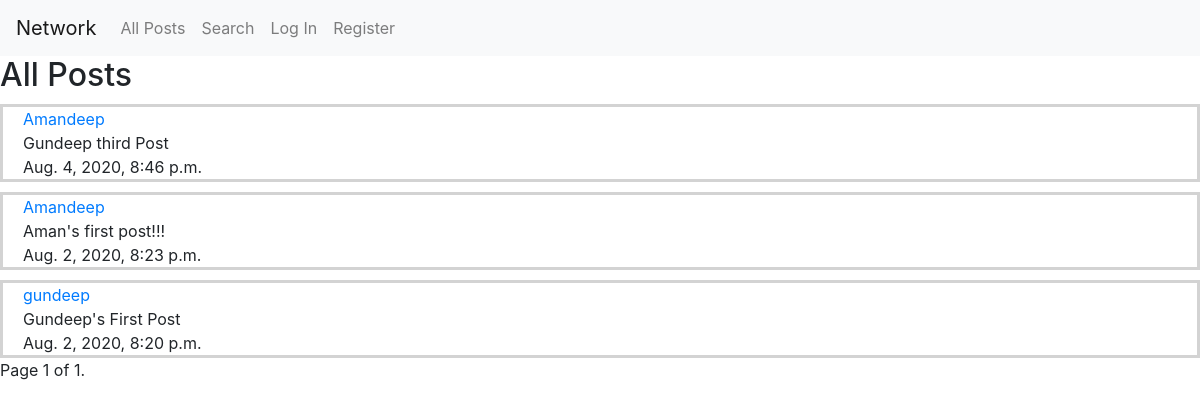
The page / on the database its author committed.
### network/models.py (models this page shows)
class Post(models.Model):
    content = models.CharField(max_length=140,blank=True)
    owner = models.ForeignKey("User", on_delete=models.CASCADE, related_name="user")
    creation_time = models.DateTimeField(auto_now_add=True)
    scope = models.CharField(max_length=140,blank=True)

class User(AbstractUser):
    pass

### network/views.py (the view)
# urls.py: path("", views.index, name="index"),
def index(request):
    isSignedIn=False
    if request.user.is_authenticated:
        isSignedIn=True
    posts=Post.objects.order_by("-creation_time").all()
    likeMap=likeCounts(posts)
    celebrityUsers=celebrities(posts)
    finalPostList=[]
    finalPostList= filterPosts(posts,isSignedIn, request.user)
    page_obj = pagination(finalPostList, request)
    return render(request, "network/index.html", {
        "posts": page_obj,
        "likes":likeMap,
        "isSignedIn": isSignedIn,
        "celebrityList":celebrityUsers
    })

### network/templatetags/template_name.py (called while the page is built)
@register.filter
def contains(list, item):
    if item in list:
        return True
    else:
        return False

### network/views.py (called while the page is built)
def filterPosts(posts, isSignedIn, user):
    finalPostList=[]
    for post in posts:
        if post.scope == "all":
            finalPostList.append(post)
        elif isSignedIn and post.owner == user:
            finalPostList.append(post)
        elif isSignedIn and post.scope == "followings" and Follow.objects.filter(follower=post.owner, following=user).count()>0:
            finalPostList.append(post)
        elif isSignedIn and post.scope == "followers" and Follow.objects.filter(follower=user, following=post.owner).count()>0:
            finalPostList.append(post)
    return finalPostList

def pagination(finalPostList,request):
    paginator = Paginator(finalPostList, 10)
    page_number = request.GET.get('page')
    page_obj = paginator.get_page(page_number)
    return page_obj

def likeCounts(posts):
    likeMap={}
    for post in posts:
        likeMap[post.id]=Likes.objects.filter(post=post, like=True).all().count()
    return likeMap

def celebrities(posts):
    celebrityUsers=[]
    for post in posts:
        if Follow.objects.filter(following=post.owner).count()>10 and post.owner not in celebrityUsers:
            celebrityUsers.append(post.owner)
    return celebrityUsers

### network/templates/network/index.html (shortened to what this page needs)
{% extends "network/layout.html" %}
{% load template_name %}
{% load static %}
{% block body %}
<h2> All Posts</h2>
{% for post in posts %}
<div class="postdiv">
    {% if celebrityList|contains:post.owner %}
    <div class="element-div"> <a href="{% url 'profile' post.owner.id %}"><span class="celebrity">{{ post.owner.username }}<span></a></div>
    {% else %}
    <div class="element-div"> <a href="{% url 'profile' post.owner.id %}">{{ post.owner.username }}</a></div>
    {% endif %}
    <div class="element-div">{{ post.content }}</div>
    <div class="element-div">{{ post.creation_time }}</div>
</div>
{% endfor %}
<div class="pagination">
    <span class="step-links">
        <span class="current">
            Page {{ posts.number }} of {{ posts.paginator.num_pages }}.
        </span>
    </span>
</div>
{% endblock %}

### network/templates/network/layout.html (shortened to what this page needs)
{% load static %}
<!DOCTYPE html>
<html lang="en">
    <head>
        <link rel="stylesheet" href="https://stackpath.bootstrapcdn.com/bootstrap/4.4.1/css/bootstrap.min.css">
        <link href="{% static 'network/styles.css' %}" rel="stylesheet">
        <link rel="stylesheet" href="https://cdnjs.cloudflare.com/ajax/libs/font-awesome/4.7.0/css/font-awesome.min.css">
    </head>
    <body>
        <nav class="navbar navbar-expand-lg navbar-light bg-light">
            <a class="navbar-brand" href="#">Network</a>
            <div>
              <ul class="navbar-nav mr-auto">
                <li class="nav-item">
                  <a class="nav-link" href="{% url 'index' %}">All Posts</a>
                </li>
                <li class="nav-item">
                    <a class="nav-link" href="{% url 'search' %}">Search</a>
                </li>
                {% if user.is_authenticated %}
                <li class="nav-item">
                    <a class="nav-link" href="{% url 'addPost' %}">Create Post</a>
                  </li>
                <li class="nav-item">
                        <a class="nav-link" href="{% url 'following' %}">Following</a>
                    </li>
                    <li class="nav-item">
                        <a class="nav-link" href="{% url 'message' %}">Messages</a>
                    </li>
                    <li class="nav-item">
                        <a class="nav-link" href="{% url 'logout' %}">Log Out</a>
                    </li>
                {% else %}
                    <li class="nav-item">
                        <a class="nav-link" href="{% url 'login' %}">Log In</a>
                    </li>
                    <li class="nav-item">
                        <a class="nav-link" href="{% url 'register' %}">Register</a>
                    </li>
                {% endif %}
              </ul>
            </div>
          </nav>
        <div class="body">
            {% block body %}
            {% endblock %}
        </div>
    </body>
</html>

### network/static/network/styles.css (style rules this page uses)
.postdiv { border-style: solid; margin-top:10px; border-color:lightgray; }
.element-div { padding-left: 20px; }

### rows shown on the page
Post: owner.username "Amandeep", content "Gundeep third Post", creation_time "Aug. 4, 2020, 8:46 p.m."
Post: owner.username "Amandeep", content "Aman's first post!!!", creation_time "Aug. 2, 2020, 8:23 p.m."
Post: owner.username "gundeep", content "Gundeep's First Post", creation_time "Aug. 2, 2020, 8:20 p.m."

### other values the page prints
{{ posts.number }} "1"
{{ posts.paginator.num_pages }} "1"
